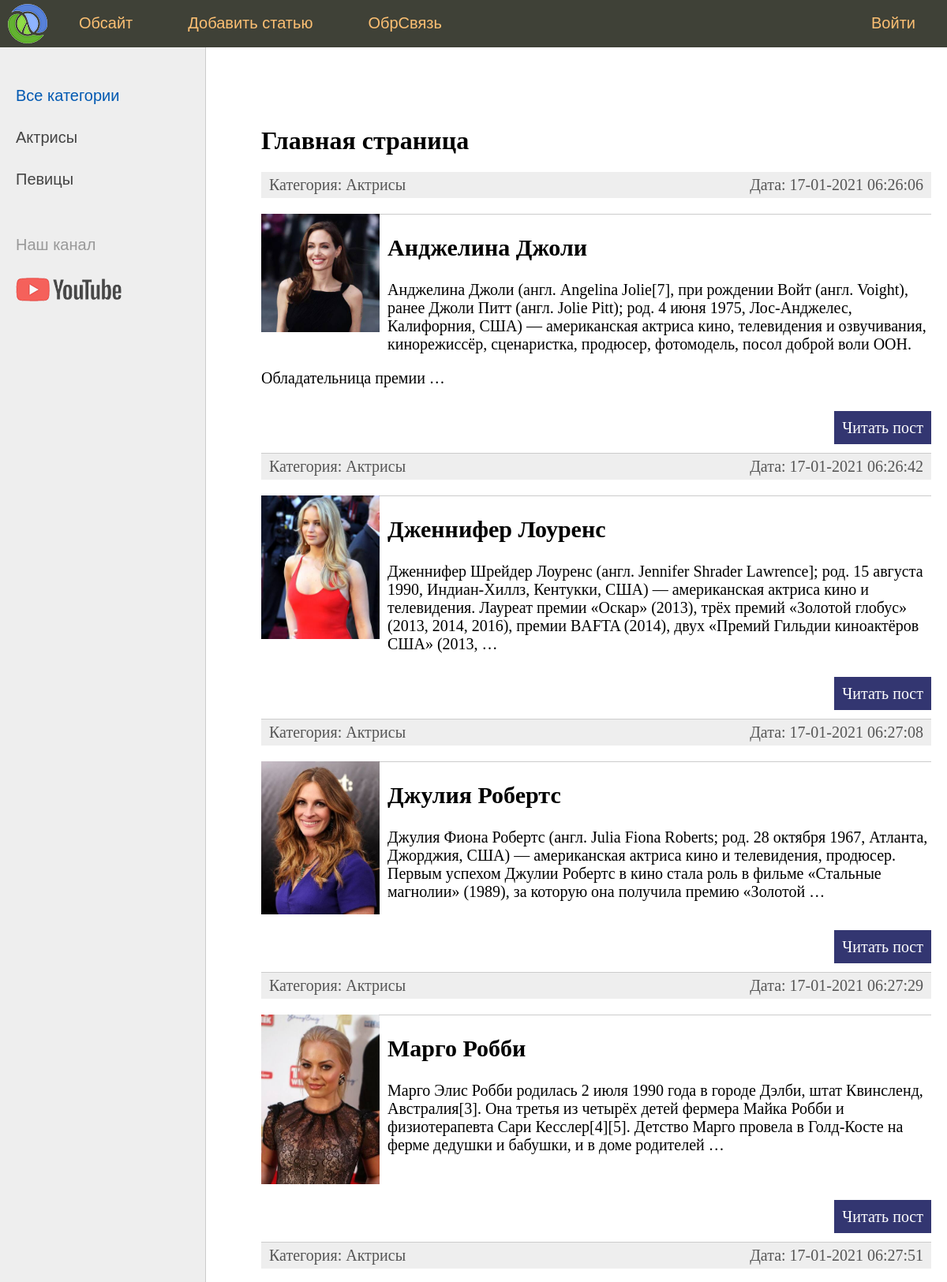
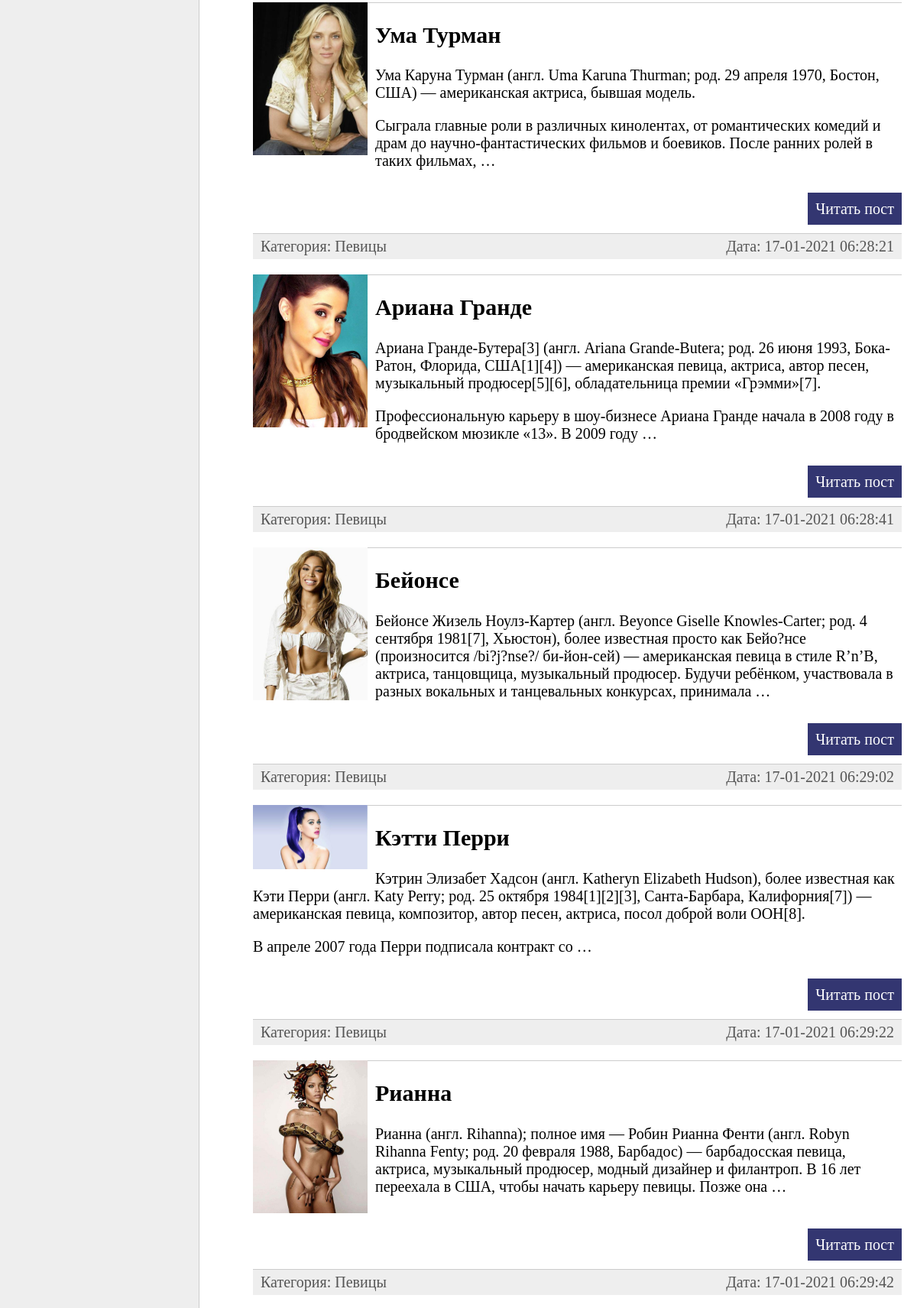
The page / (upper part) on the database its author committed (2 pictures, top to bottom).
### women/models.py (models this page shows, shortened)
class Category(models.Model):
    name = models.CharField(
        max_length=100, db_index=True, verbose_name='Категория')
    slug = models.SlugField(max_length=255, unique=True,
                            db_index=True, verbose_name="URL")
    def __str__(self) -> str:
        return self.name
    def get_absolute_url(self):
        return reverse('category', kwargs={'cat_slug': self.slug})
    class Meta:
        verbose_name = 'Категория'
        verbose_name_plural = 'Категории'
        ordering = ['id']

class Women(models.Model):
    title = models.CharField(max_length=255, verbose_name="Заголовок")
    slug = models.SlugField(max_length=255, unique=True,
                            db_index=True, verbose_name="URL")
    content = models.TextField(blank=True, verbose_name="Текст статьи")
    photo = models.ImageField(
        upload_to="photos/%Y/%m/%d/", verbose_name="Фото")
    """
        Здесь в поле photo при его определении мы указываем атрибут
        куда будут загружаться наши фотографии а в саму БД пишется
        только путь к этим файлам так же там прописано что под каждый день будет создана своя папка
        чтобы джанго понимал куда грузить сами файлы необходимо настроить settings.py в корне проекта
        media_root и media_url
    """
    time_create = models.DateTimeField(
        auto_now_add=True, verbose_name="Время создания")
    time_update = models.DateTimeField(
        auto_now=True, verbose_name="Время изменения")
    is_published = models.BooleanField(default=True, verbose_name="Публикация")
    cat = models.ForeignKey(
        'Category', on_delete=models.PROTECT, null=True, verbose_name="Категории")
    '''^
        Назначение столбца Cat внешним ключем для таблицы Category с защитой от удаления
    '''
    def get_absolute_url(self):
        return reverse('post', kwargs={'post_slug': self.slug})
    class Meta:
        verbose_name = 'Известные женщины'
        verbose_name_plural = 'Известные женщины'
        ordering = ['time_create', 'title']

### women/views.py (the view)
# urls.py: path("", WomenHome.as_view(), name="home"),
class WomenHome(DataMixin, ListView):
    model = Women
    template_name = 'women/index.html'
    context_object_name = 'posts'
    def get_context_data(self, *, object_list=None, **kwargs):
        context = super().get_context_data(**kwargs)
        c_def = self.get_user_context(title = 'Главная страница')
        return dict(list(context.items()) + list(c_def.items())) #context
    def get_queryset(self):
        return Women.objects.filter(is_published=True)

### women/templatetags/women_tags.py (called while the page is built)
@register.inclusion_tag('women/list_categories.html')
def show_categories(sort=None, cat_selected=0):
    if not sort:
        cats = Category.objects.all()
    else:
        cats = Category.objects.order_by(sort)
    return {"cats": cats, "cat_selected": cat_selected}

@register.inclusion_tag('women/menu.html')
def main_menu():
    menu = [{"title": 'Обсайт', "url_name": "about"},
            {"title": 'Добавить статью', "url_name": "add_page"},
            {"title": 'ОбрСвязь', "url_name": "contact"},
            {"title": 'Войти', "url_name": "login"}
            ]
    return {'menu': menu}

### women/utils.py (called while the page is built)
    def get_user_context(self, **kwargs):
        context = kwargs
        cats = Category.objects.all()
        context['cats'] = cats
        if 'cat_selected' not in context:
            context['cat_selected'] = 0
        return context

### women/templates/women/index.html (shortened to what this page needs)
{% extends 'women/base.html' %}
{% block content %}
<h1>{{ title }}</h1>
<ul class="list-articles">
  {% for p in posts %}
  <li>
    <div class="article-panel">
      <p class="first">Категория: {{p.cat}}</p>
      <p class="last">Дата: {{p.time_update|date:"d-m-Y H:i:s"}}</p>
    </div>
    {% if p.photo %}
    <p><img class="img-article-left thumb" src="{{p.photo.url}}" /></p>
    {% endif %}
  </li>
  <li>
    <h2>{{p.title}}</h2>
    {% autoescape on %}
    {{p.content|linebreaks|truncatewords:40}}
    {% endautoescape %}
    <p class="link-read-post">
      <a href="{{ p.get_absolute_url }}">Читать пост</a>
    </p>
  </li>
  {% endfor %}
</ul>
{% endblock content %}

### women/templates/women/list_categories.html
{% for c in cats %}
    {% if c.slug == cat_selected %}
    <li class="selected">{{ c.name }}</li>
    {% else %}
    <li><a href="{{ c.get_absolute_url }}">{{ c.name }}</a></li>
    {% endif %}
{% endfor %}

### women/static/women/css/styles.css (style rules this page uses)
html, body { font-family: 'Arial'; margin: 0; padding: 0; height: 100%; width: 100%; color: #444; }
a { color: #0059b2; text-decoration: none; }
img { max-width: 600px; height: auto; }
img.img-article-left { max-width: 300px; height: auto; float: left; padding: 0 10px 10px 0; }
img.img-article-left.thumb { max-width: 150px; height: auto; }
p.link-read-post { text-align: right; }
p.link-read-post a { padding: 10px; min-width: 100px; background: #333671; color: #fff; text-decoration: none; }
div.article-panel { background: #eee; padding: 5px 10px 5px 10px; box-sizing: border-box; overflow: hidden; color: #555; }
div.article-panel p.first { margin: 0; float: left; }
div.article-panel p.last { margin: 0; float: right; }
ul.list-articles { list-style: none; margin: 0; padding: 0; }
ul.list-articles li { border-bottom: 1px solid #ccc; }
.left-chapters ul li { margin: 30px 0 0 0; color: #999; }
.left-chapters ul li a { color: #444; text-decoration: none; }
.content-text h1 { font-size: 32px; }

### rows shown on the page
Category: name "Актрисы"
Category: name "Певицы"
Women: cat "Актрисы", time_update "17-01-2021 06:26:06", photo (picture), title "Анджелина Джоли", content "Анджелина Джоли (англ. Angelina Jolie[7], при рождении Войт (англ. Voight), ранее Джоли Питт (англ. Jolie Pitt); род. 4 июня 1975, Лос-Анджелес, Калифорния, США) — американская актриса кино, телевидения и озвучивания, кинорежиссёр, сценаристка, продюсер, фотомодель, посол доброй воли ООН. Обладательница премии …"
Women: cat "Актрисы", time_update "17-01-2021 06:26:42", photo (picture), title "Дженнифер Лоуренс", content "Дженнифер Шрейдер Лоуренс (англ. Jennifer Shrader Lawrence]; род. 15 августа 1990, Индиан-Хиллз, Кентукки, США) — американская актриса кино и телевидения. Лауреат премии «Оскар» (2013), трёх премий «Золотой глобус» (2013, 2014, 2016), премии BAFTA (2014), двух «Премий Гильдии киноактёров США» (2013, …"
Women: cat "Актрисы", time_update "17-01-2021 06:27:08", photo (picture), title "Джулия Робертс", content "Джулия Фиона Робертс (англ. Julia Fiona Roberts; род. 28 октября 1967, Атланта, Джорджия, США) — американская актриса кино и телевидения, продюсер. Первым успехом Джулии Робертс в кино стала роль в фильме «Стальные магнолии» (1989), за которую она получила премию «Золотой …"
Women: cat "Актрисы", time_update "17-01-2021 06:27:29", photo (picture), title "Марго Робби", content "Марго Элис Робби родилась 2 июля 1990 года в городе Дэлби, штат Квинсленд, Австралия[3]. Она третья из четырёх детей фермера Майка Робби и физиотерапевта Сари Кесслер[4][5]. Детство Марго провела в Голд-Косте на ферме дедушки и бабушки, и в доме родителей …"
Women: cat "Актрисы", time_update "17-01-2021 06:27:51", photo (picture), title "Ума Турман", content "Ума Каруна Турман (англ. Uma Karuna Thurman; род. 29 апреля 1970, Бостон, США) — американская актриса, бывшая модель. Сыграла главные роли в различных кинолентах, от романтических комедий и драм до научно-фантастических фильмов и боевиков. После ранних ролей в таких фильмах, …"
Women: cat "Певицы", time_update "17-01-2021 06:28:21", photo (picture), title "Ариана Гранде", content "Ариана Гранде-Бутера[3] (англ. Ariana Grande-Butera; род. 26 июня 1993, Бока-Ратон, Флорида, США[1][4]) — американская певица, актриса, автор песен, музыкальный продюсер[5][6], обладательница премии «Грэмми»[7]. Профессиональную карьеру в шоу-бизнесе Ариана Гранде начала в 2008 году в бродвейском мюзикле «13». В 2009 году …"
Women: cat "Певицы", time_update "17-01-2021 06:28:41", photo (picture), title "Бейонсе", content "Бейонсе Жизель Ноулз-Картер (англ. Beyonce Giselle Knowles-Carter; род. 4 сентября 1981[7], Хьюстон), более известная просто как Бейо?нсе (произносится /bi?j?nse?/ би-йон-сей) — американская певица в стиле R’n’B, актриса, танцовщица, музыкальный продюсер. Будучи ребёнком, участвовала в разных вокальных и танцевальных конкурсах, принимала …"
Women: cat "Певицы", time_update "17-01-2021 06:29:02", photo (picture), title "Кэтти Перри", content "Кэтрин Элизабет Хадсон (англ. Katheryn Elizabeth Hudson), более известная как Кэти Перри (англ. Katy Perry; род. 25 октября 1984[1][2][3], Санта-Барбара, Калифорния[7]) — американская певица, композитор, автор песен, актриса, посол доброй воли ООН[8]. В апреле 2007 года Перри подписала контракт со …"
Women: cat "Певицы", time_update "17-01-2021 06:29:22", photo (picture), title "Рианна", content "Рианна (англ. Rihanna); полное имя — Робин Рианна Фенти (англ. Robyn Rihanna Fenty; род. 20 февраля 1988, Барбадос) — барбадосская певица, актриса, музыкальный продюсер, модный дизайнер и филантроп. В 16 лет переехала в США, чтобы начать карьеру певицы. Позже она …"
Women: cat "Певицы", time_update "17-01-2021 06:29:42"

### other values the page prints
{{ m.title }} "Обсайт" "Добавить статью" "ОбрСвязь"
{{ m.title }} "Войти"
{{ title }} "Главная страница"
